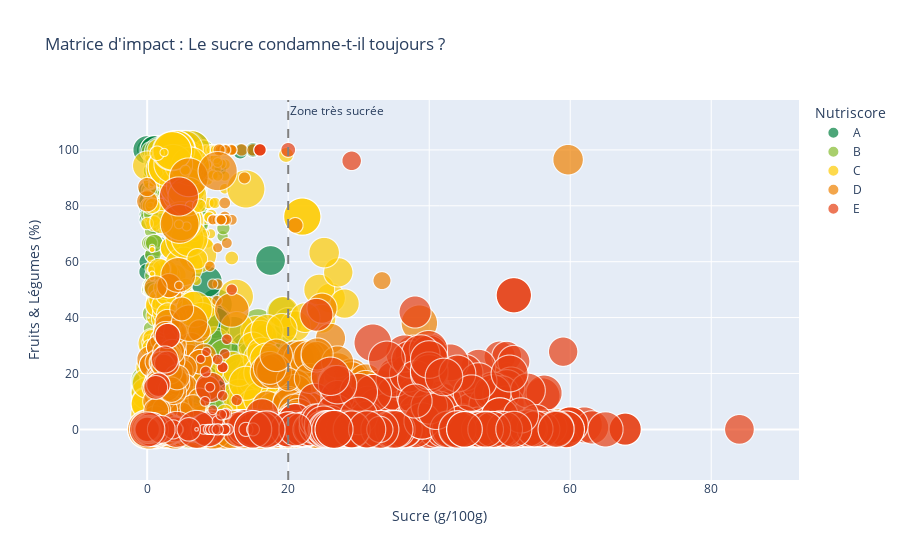

The notebook cell this image was saved under:
### Markdown cell above
**L'exemple du sucre**

**Le schéma suivant montre bien que** la relation entre le taux de sucre et le Nutriscore n'est pas strictement binaire.

En observant la distribution, on constate que si une teneur en sucre > 20g (zone rouge) est *majoritairement* corrélée à un Nutriscore défavorable D ou E, cette règle n'est pas absolue. Des points aberrants (outliers) apparaissent dans des scores plus favorables C, probablement sauvés par leur teneur en Fruit et Légumes.

C'est cette "zone grise" qui nous donne envie d'utiliser un modèle de machine learning particulier, un **Random Forest**. Il est capable de segmenter ces cas limites en appliquant des règles conditionnelles successives pour déterminer comment le Nutriscore arbitre ces compensations nutritionnelles.

### Code cell
impact_matrix_sugar(df_final).show()

### Figure 1 — Plotly figure (JSON) as saved in the notebook; plotly's stock layout.template omitted (floating-point values rounded to 4 significant figures; data arrays with more than 128 entries replaced by an {"elided": "..."} marker saying what was removed)
{"data": [{"customdata": {"elided": "669x2 str values"}, "hovertemplate": "<b>%{hovertext}</b><br><br>Nutriscore=A<br>Sucre (g/100g)=%{x}<br>Fruits & Légumes (%)=%{y}<br>Energie=%{marker.size}<br>Marque=%{customdata[0]}<br>Category_Label=%{customdata[1]}<extra></extra>", "hovertext": {"elided": "669 str values"}, "legendgroup": "A", "marker": {"color": "#038141", "size": {"elided": "669 float values"}, "sizemode": "area", "sizeref": 0.41, "symbol": "circle"}, "mode": "markers", "name": "A", "showlegend": true, "type": "scattergl", "x": {"elided": "669 float values"}, "xaxis": "x", "y": {"elided": "669 float values"}, "yaxis": "y"}, {"customdata": {"elided": "336x2 str values"}, "hovertemplate": "<b>%{hovertext}</b><br><br>Nutriscore=B<br>Sucre (g/100g)=%{x}<br>Fruits & Légumes (%)=%{y}<br>Energie=%{marker.size}<br>Marque=%{customdata[0]}<br>Category_Label=%{customdata[1]}<extra></extra>", "hovertext": {"elided": "336 str values"}, "legendgroup": "B", "marker": {"color": "#85BB2F", "size": {"elided": "336 float values"}, "sizemode": "area", "sizeref": 0.41, "symbol": "circle"}, "mode": "markers", "name": "B", "showlegend": true, "type": "scattergl", "x": {"elided": "336 float values"}, "xaxis": "x", "y": {"elided": "336 float values"}, "yaxis": "y"}, {"customdata": {"elided": "829x2 str values"}, "hovertemplate": "<b>%{hovertext}</b><br><br>Nutriscore=C<br>Sucre (g/100g)=%{x}<br>Fruits & Légumes (%)=%{y}<br>Energie=%{marker.size}<br>Marque=%{customdata[0]}<br>Category_Label=%{customdata[1]}<extra></extra>", "hovertext": {"elided": "829 str values"}, "legendgroup": "C", "marker": {"color": "#FECB02", "size": {"elided": "829 float values"}, "sizemode": "area", "sizeref": 0.41, "symbol": "circle"}, "mode": "markers", "name": "C", "showlegend": true, "type": "scattergl", "x": {"elided": "829 float values"}, "xaxis": "x", "y": {"elided": "829 float values"}, "yaxis": "y"}, {"customdata": {"elided": "601x2 str values"}, "hovertemplate": "<b>%{hovertext}</b><br><br>Nutriscore=D<br>Sucre (g/100g)=%{x}<br>Fruits & Légumes (%)=%{y}<br>Energie=%{marker.size}<br>Marque=%{customdata[0]}<br>Category_Label=%{customdata[1]}<extra></extra>", "hovertext": {"elided": "601 str values"}, "legendgroup": "D", "marker": {"color": "#EE8100", "size": {"elided": "601 float values"}, "sizemode": "area", "sizeref": 0.41, "symbol": "circle"}, "mode": "markers", "name": "D", "showlegend": true, "type": "scattergl", "x": {"elided": "601 float values"}, "xaxis": "x", "y": {"elided": "601 float values"}, "yaxis": "y"}, {"customdata": {"elided": "545x2 str values"}, "hovertemplate": "<b>%{hovertext}</b><br><br>Nutriscore=E<br>Sucre (g/100g)=%{x}<br>Fruits & Légumes (%)=%{y}<br>Energie=%{marker.size}<br>Marque=%{customdata[0]}<br>Category_Label=%{customdata[1]}<extra></extra>", "hovertext": {"elided": "545 str values"}, "legendgroup": "E", "marker": {"color": "#E63E11", "size": {"elided": "545 float values"}, "sizemode": "area", "sizeref": 0.41, "symbol": "circle"}, "mode": "markers", "name": "E", "showlegend": true, "type": "scattergl", "x": {"elided": "545 float values"}, "xaxis": "x", "y": {"elided": "545 float values"}, "yaxis": "y"}], "layout": {"annotations": [{"showarrow": false, "text": "Zone très sucrée", "x": 20, "xanchor": "left", "xref": "x", "y": 1, "yanchor": "top", "yref": "y domain"}], "legend": {"itemsizing": "constant", "title": {"text": "Nutriscore"}, "tracegroupgap": 0}, "shapes": [{"line": {"color": "gray", "dash": "dash"}, "type": "line", "x0": 20, "x1": 20, "xref": "x", "y0": 0, "y1": 1, "yref": "y domain"}], "title": {"text": "Matrice d'impact : Le sucre condamne-t-il toujours ?"}, "xaxis": {"anchor": "y", "domain": [0, 1], "title": {"text": "Sucre (g/100g)"}}, "yaxis": {"anchor": "x", "domain": [0, 1], "title": {"text": "Fruits & Légumes (%)"}}}}
